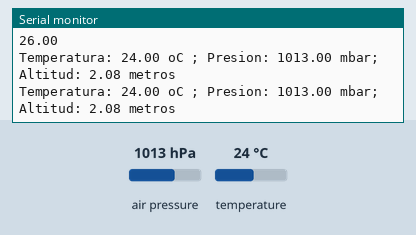
The sketch below on a simulated Arduino Uno, built with avr-gcc and run on an emulated ATmega328P. Shown: the last lines printed to the serial monitor. Inputs (shaded band) come from the test bench; at power-on: air pressure 1013 hPa, temperature 24 °C.

Above: at 1.8 s.
1.9 s: air pressure set to 952 hPa
At 2.7 s:
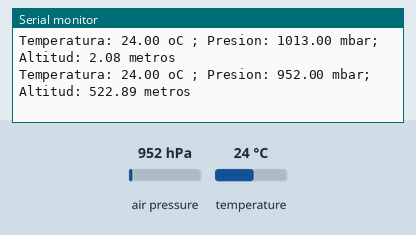
3.4 s: temperature set to 12 °C
At 4.5 s:
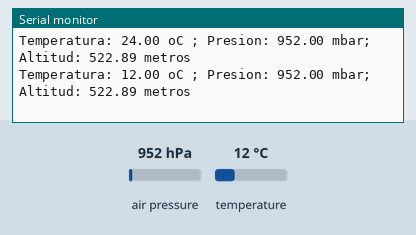
4.9 s: air pressure set to 975 hPa
At 6.1 s:
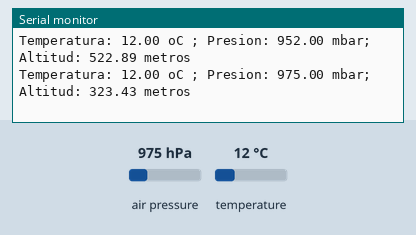
Timing chart, 0 to 7.9 s (numbered marks = the images above; inputs shaded):
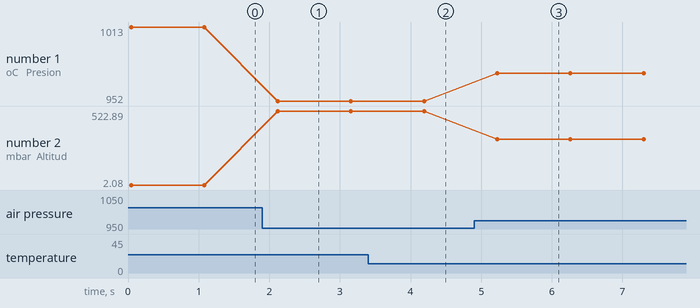

The sketch:

bmp180.ino
```cpp
#include <Wire.h>
#include <SFE_BMP180.h>
//#include <LiquidCrystal.h>
//#define COLS 16 // Columnas del LCD
//#define ROWS 2 // Filas del LCD
//LiquidCrystal lcd (12, 11, 5, 4, 3, 2);

SFE_BMP180 bmp180;
double Po=1013.25;
int i=1; //definin este enteiro para que o bucle só se executase un número limitado de veces, pero chegaramos á conclusión de que era tontería, que se segue executnado igual.
void setup() {
  // put your setup code here, to run once:
  Serial.begin(9600);

  //lcd.begin(COLS, ROWS);//configuramos las filas y las columnas del LCD

  if (bmp180.begin())
    Serial.println("BMP180 iniciado correctamenten");
  else
  {
    Serial.println("Error al iniciar el BMP180");
    while(1); // bucle infinito
  }
  double status;
  double T,P;

  status = bmp180.startTemperature();//Inicio de lectura de temperatura: tempo de medida en milisegundos
  Serial.println(status);
  status= bmp180.startPressure(3); //Inicio de lectura de temperatura: devolve o tempo, en milisegundos, que tarda en medir tres veces a presión.
  Serial.println(status);
}

void loop() {
  // put your main code here, to run repeatedly:
  char status; //a variable estatus é dinámica, estase redefinindo continuamente
  double T,P,A;
  status = bmp180.startTemperature();//Inicio de lectura de temperatura
  if(status !=0)
    {
      delay(status);
      status= bmp180.getTemperature(T);
      if (status !=0);
      {
        status=bmp180.startPressure(3);
        if (status !=0)
        {
          delay(status);
          status=bmp180.getPressure(P,T);
          if (status !=0)
          {
            Serial.print("Temperatura: ");
            Serial.print(T,2);
            Serial.print(" oC ; ");
            Serial.print("Presion: ");
            Serial.print(P,2);
            Serial.print(" mbar");
            A=bmp180.altitude(P,Po);
            Serial.print("; Altitud: ");
            Serial.print(A);
            Serial.println(" metros");
            //lcd.clear();
            //lcd.setCursor(0,0);
            //lcd.print("Temp(oC):");
            //lcd.print(T);
            //lcd.setCursor(0,1);
            //lcd.print("P(mbar):");
            //lcd.print(P);
            //delay(3000);
            //lcd.clear();
            //lcd.setCursor(0,0);
            //lcd.print("h(m): ");
            //lcd.print(A);
          }
        }
      }
    }
    delay(1000);
    i=i+1;
    if (i>100)//cando para que só faga 100 medidas e pare e non gaste batería, pero para a nosa aplicación teriamos que quitalo
    {
      while(1);
    }


}
```

Measured:
- after the input at 1.9 s, the serial monitor: prints a new line after 0.22 s (image 1)
- after the input at 3.4 s, the serial monitor: prints a new line after 0.79 s (image 2)
- after the input at 4.9 s, the serial monitor: prints a new line after 0.33 s (image 3)
- plotted number 1: 1013 → 952 after the input at 1.9 s, 952 → 975 after the input at 4.9 s
- plotted number 2: 2.08 → 522.89 after the input at 1.9 s, 522.89 → 323.43 after the input at 4.9 s
